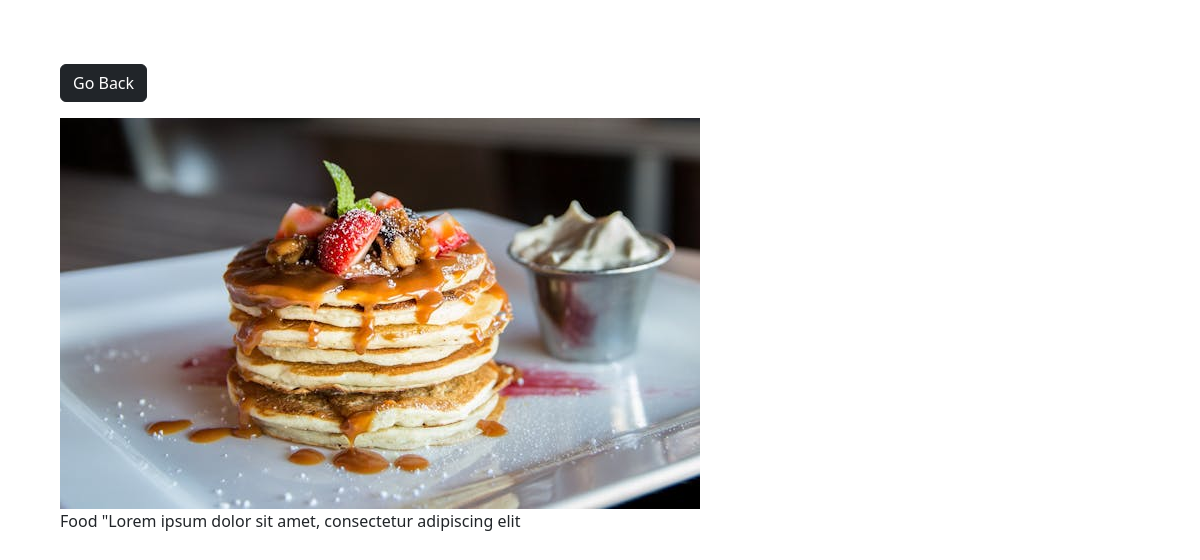
The app's page /view-image/3/ with its own data.
### MainApp/models.py (models this page shows, shortened)
class Photo(models.Model):
    category = models.ForeignKey(Category, on_delete=models.SET_NULL, null=True, blank=True)
    photo = models.ImageField(upload_to='uploaded_photos/', null=False, blank=False)
    description = models.TextField(max_length=500)

### MainApp/views.py (the view)
# urls.py: path('view-image/<str:pk>/', views.viewImg, name='view-image'),
def viewImg(request, pk):
    try:
        photos = Photo.objects.get(id=pk)
    except Category.DoesNotExist:
        photos = None
    context = {"photos":photos}
    return render(request, 'view_img.html', context)

### templates/view_img.html (shortened to what this page needs)
<!doctype html>
<html lang="en">
<head>
    <link href="https://cdn.jsdelivr.net/npm/bootstrap@5.3.2/dist/css/bootstrap.min.css" rel="stylesheet"
>
</head>
<body class="m-5">
    <div class="container">
        <div class="row justify-content-center">
            <div class="col">
                <a href="{% url 'gallery' %}" class="btn btn-dark my-3">Go Back</a>
                <div style="height: 90vh;">
                    <img style="max-width: 100%; max-height: 100%;" src="{{photos.photo.url}}">
                    <p>{{photos.description}}</p>
                </div>
            </div>
        </div>
    </div>
</body>
</html>

### records on screen
Photo: photo (picture), description "Food \"Lorem ipsum dolor sit amet, consectetur adipiscing elit"
